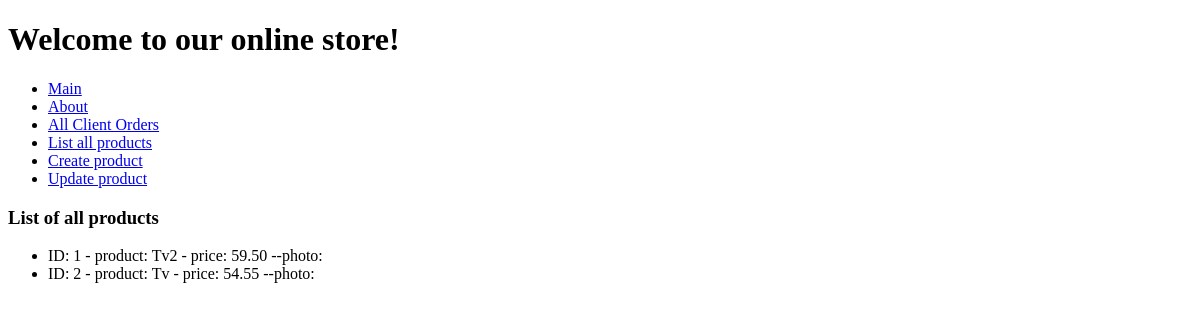
The page /list_all_products/ on the database as committed earlier.
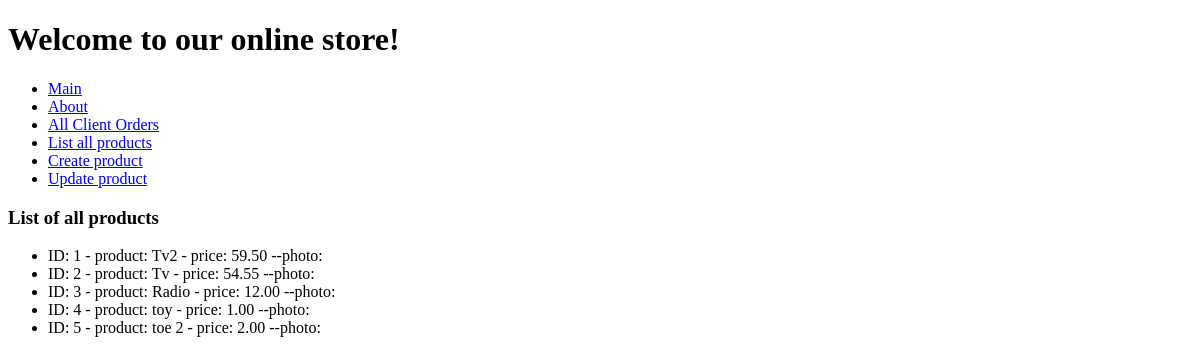
The same page on the database as committed later.
### htapp2/models.py (models this page shows, shortened)
class Product(models.Model):
    name = models.CharField(max_length=100)
    description = models.TextField(default=None)
    price = models.DecimalField(max_digits=6, decimal_places=2)
    quantity = models.IntegerField()
    created_at = models.DateTimeField(auto_now=True)
    photo = models.ImageField(upload_to='product_photos/', blank=True, null=True)

### htapp4/views.py (the view)
# urls.py: path('list_all_products/', views.list_all_products, name='list_all_products'),
def list_all_products(request):
    products = Product.objects.all()
    return render(request, 'htapp4/list_all_products.html', {'products': products})

### htapp4/templates/htapp4/list_all_products.html (shortened to what this page needs)
{% extends 'base.html' %}
{% block content %}
<h3>List of all products</h3>
<ul>
    {% for product in products %}
    <li>ID: {{ product.pk }} - product: {{ product.name }} - price: {{ product.price }} --photo: {{ product.photo }}</li>
    {% endfor %}
</ul>
{% endblock %}

### templates/base.html (shortened to what this page needs)
<!DOCTYPE html>
    <html lang="en">
    <head>
    </head>
    <body>
        <h1>Welcome to our online store!</h1>
        <ul>
            <li><a href="/">Main</a></li>
            <li><a href="/about">About</a></li>
            <li><a href="{% url 'get_orders_by_client' %}">All Client Orders</a></li>
            <li><a href="{% url 'list_all_products' %}">List all products</a></li>
            <li><a href="{% url 'product_create' %}">Create product</a></li>
            <li><a href="{% url 'get_product_by_id' %}">Update product</a></li>
        </ul>
        {% block content %}
        {% endblock %}
    </body>
    </html>

Rows that differ between the two databases and show on the page:
added Product: pk "3", name "Radio", price "12.00"
added Product: pk "4", name "toy", price "1.00"
added Product: pk "5", name "toe 2", price "2.00"
